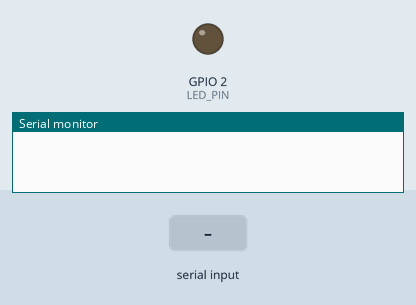
Recording of a sketch running on a simulated ESP32. Shown: output pins drawn as LEDs (lit = HIGH), the last lines printed to the serial monitor. The inputs (shaded band) are chosen by the test bench.

Above: at 1.2 s.
1.3 s: "on\n" received over Serial
At 2.5 s:
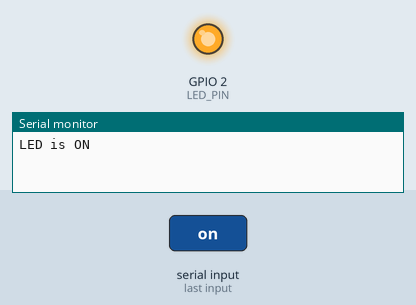
2.8 s: "off\n" received over Serial
At 3.9 s:
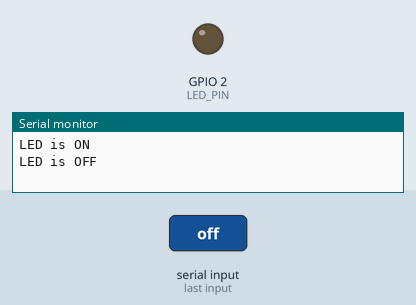
Timing chart, 0 to 5.8 s (numbered marks = the images above; inputs shaded):
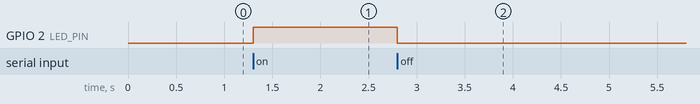

Measured:
- after the input at 1.3 s, GPIO 2 (LED_PIN): LOW → HIGH at once
- after the input at 2.8 s, GPIO 2 (LED_PIN): HIGH → LOW at once

The sketch:

SAMPLE_esp32_send_receive.ino
```cpp
const int LED_PIN = 2;
char chr;
String command = "";

void control() {
  if (command == "on") {
    digitalWrite(LED_PIN, HIGH);
    Serial.println("LED is ON");
  } else if (command == "off") {
    digitalWrite(LED_PIN, LOW);
    Serial.println("LED is OFF");
  }
}

void setup() {
  Serial.begin(115200);
  pinMode(LED_PIN, OUTPUT);
  digitalWrite(LED_PIN, LOW);
}

void loop() {
  while (Serial.available()) {
    chr = Serial.read();
    if (chr == '\n' || chr == '#') {
      control();
      command = "";
    } else {
      command += chr;
    }
  }
}
```
